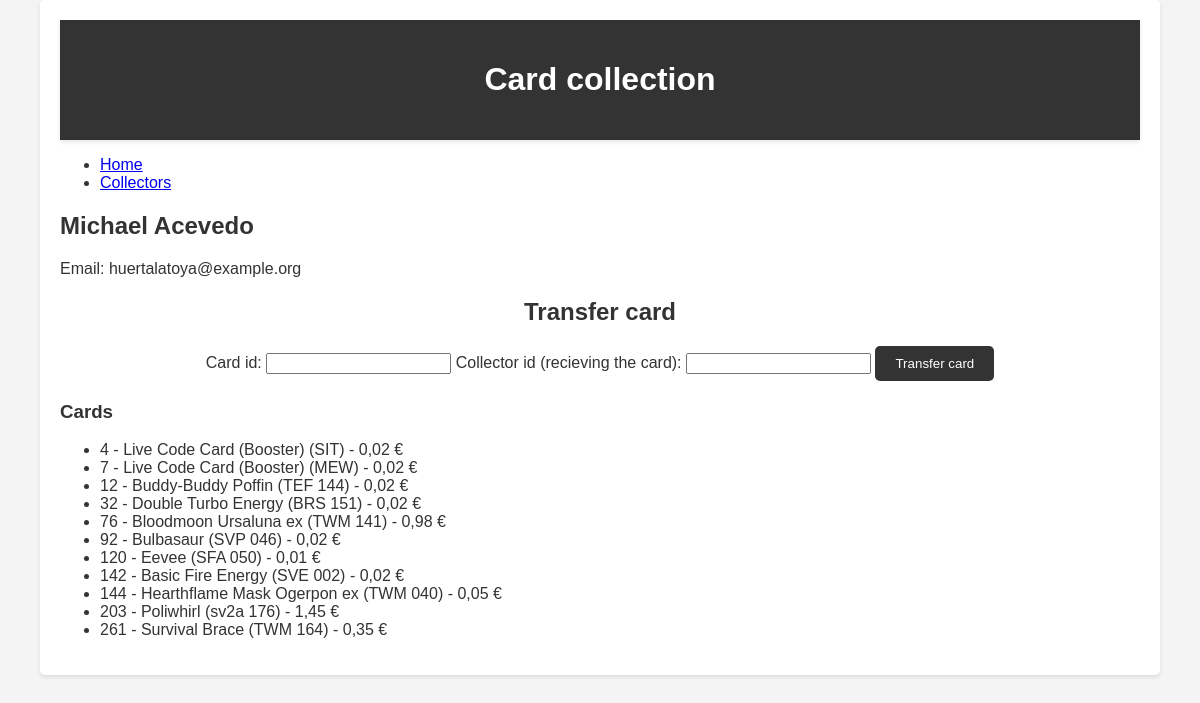
Page /collector/4 on the committed database.
### tables this page shows
CREATE TABLE ZBIRATELJ(
                id_zbiratelj INTEGER PRIMARY KEY,
                ime VARCHAR(255) NOT NULL,
                priimek VARCHAR(255) NOT NULL,
                eposta VARCHAR(255)
                );

CREATE TABLE KARTA(
                id_karta INTEGER PRIMARY KEY,
                ime VARCHAR(255) NOT NULL,
                zaloga INT NOT NULL,
                cena INT NOT NULL,
                slika VARCHAR(255)
                );

### app.py (the view)
@app.route('/collector/<int:id>')
def collector(id):
    collector = zbiratelj.get_by_id(id)
    cards = karta.get_by_collector(id)
    return render_template('collector.html', collector=collector, cards=cards)

### db/database.py (called while the page is built)
    def fetch_query(self, query, params=None):
        conn = sqlite3.connect(self.db_name)
        cursor = conn.cursor()
        if params:
            cursor.execute(query, params)
        else:
            cursor.execute(query)
        result = cursor.fetchall()
        conn.close()
        return result

### models/karta.py (called while the page is built)
    @classmethod
    def get_by_collector(cls, id_zbiratelj):
        query = '''
            SELECT KARTA.* FROM KARTA
            JOIN ZBIRATELJ_KARTA ON KARTA.id_karta = ZBIRATELJ_KARTA.id_karta
            WHERE ZBIRATELJ_KARTA.id_zbiratelj = ?
        '''
        result = Database().fetch_query(query, (id_zbiratelj,))
        cards = []
        for row in result:
            card = {
                'id_karta': row[0],
                'ime': row[1],
                'zaloga': row[2],
                'cena': row[3],
                'slika': row[4]
            }
            cards.append(card)
        return cards

### models/zbiratelj.py (called while the page is built)
    @classmethod
    def get_by_id(cls, id_zbiratelj):
        query = 'SELECT * FROM ZBIRATELJ WHERE id_zbiratelj = ?'
        result = Database().fetch_query(query, (id_zbiratelj,))[0]
        collector = {
            'id_zbiratelj': result[0],
            'ime': result[1],
            'priimek': result[2],
            'eposta': result[3]
        }
        return collector

### templates/collector.html (shortened to what this page needs)
{% extends 'base.html' %}
{% block content %}
<h2>{{ collector['ime'] }} {{ collector['priimek'] }}</h2>
<p>Email: {{ collector['eposta'] }}</p>
<form action="/transfer_card" method="post" class="transfer-card-form">
    <h2>Transfer card</h2>
    <label for="card_id">Card id:</label>
    <input type="number" id="card_id" name="card_id" required>
    <label for="new_collector_id">Collector id (recieving the card):</label>
    <input type="number" id="new_collector_id" name="new_collector_id" required>
    <button type="submit">Transfer card</button>
</form>
<h3>Cards</h3>
<ul>
    {% for card in cards %}
    <li>
        {{ card['id_karta'] }} - {{ card['ime'] }} - {{ card['cena'] }}
    </li>
    {% endfor %}
</ul>
{% endblock %}

### static/style.css (style rules this page uses)
body { font-family: Arial, sans-serif; background-color: #f4f4f4; color: #333; margin: 0; padding: 0; }
form { margin: 20px 0; text-align: center; }
form button { padding: 10px 20px; background-color: #333; color: #fff; border: none; border-radius: 5px; cursor: pointer; transition: background-color 0.3s; }

### rows in the picture
ZBIRATELJ: ime "Michael", priimek "Acevedo", eposta "huertalatoya@example.org"
KARTA: id_karta "4", ime "Live Code Card (Booster) (SIT)", cena "0,02 €"
KARTA: id_karta "7", ime "Live Code Card (Booster) (MEW)", cena "0,02 €"
KARTA: id_karta "12", ime "Buddy-Buddy Poffin (TEF 144)", cena "0,02 €"
KARTA: id_karta "32", ime "Double Turbo Energy (BRS 151)", cena "0,02 €"
KARTA: id_karta "76", ime "Bloodmoon Ursaluna ex (TWM 141)", cena "0,98 €"
KARTA: id_karta "92", ime "Bulbasaur (SVP 046)", cena "0,02 €"
KARTA: id_karta "120", ime "Eevee (SFA 050)", cena "0,01 €"
KARTA: id_karta "142", ime "Basic Fire Energy (SVE 002)", cena "0,02 €"
KARTA: id_karta "144", ime "Hearthflame Mask Ogerpon ex (TWM 040)", cena "0,05 €"
KARTA: id_karta "203", ime "Poliwhirl (sv2a 176)", cena "1,45 €"
KARTA: id_karta "261", ime "Survival Brace (TWM 164)", cena "0,35 €"
